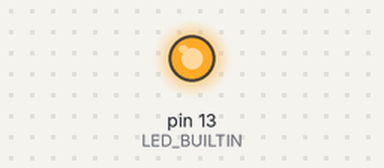
Bench run of a sketch on a simulated Arduino Uno, built with avr-gcc and run on an emulated ATmega328P. Parts: output pins drawn as LEDs (lit = HIGH).

Above: at 0.4 s.
At 41.6 s:
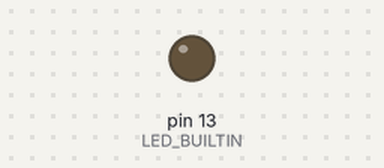
Timing chart, 0 to 46.8 s (numbered marks = the images above):
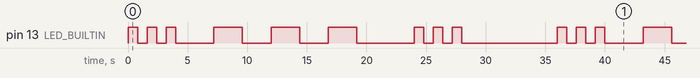

The sketch:

Cinco.ino
```cpp
void setup() {
  pinMode(LED_BUILTIN, OUTPUT);
}

void loop() {
  int i;

  for (i = 0; i < 3; i++) {
    digitalWrite(LED_BUILTIN, HIGH);
    delay(800);
    digitalWrite(LED_BUILTIN, LOW);
    delay(800);
  }

  delay(2400);

  for (i = 0; i < 3; i++) {
    digitalWrite(LED_BUILTIN, HIGH);
    delay(2400);
    digitalWrite(LED_BUILTIN, LOW);
    delay(2400);
  }

  delay(2400);

  for (i = 0; i < 3; i++) {
    digitalWrite(LED_BUILTIN, HIGH);
    delay(800);
    digitalWrite(LED_BUILTIN, LOW);
    delay(800);
  }

  delay(7200);
}
```

Measured:
- by itself, pin 13 (LED_BUILTIN): repeats every 36.0 s: 2 × (LOW 0.80 s, HIGH 0.80 s), LOW 3.2 s, 2 × (HIGH 2.4 s, LOW 2.4 s), HIGH 2.4 s, LOW 4.8 s, 2 × (HIGH 0.80 s, LOW 0.80 s), HIGH 0.80 s, LOW 8.0 s, HIGH 0.80 s
- by itself, everything shown: repeats every 36.0 s, in 18 steps
